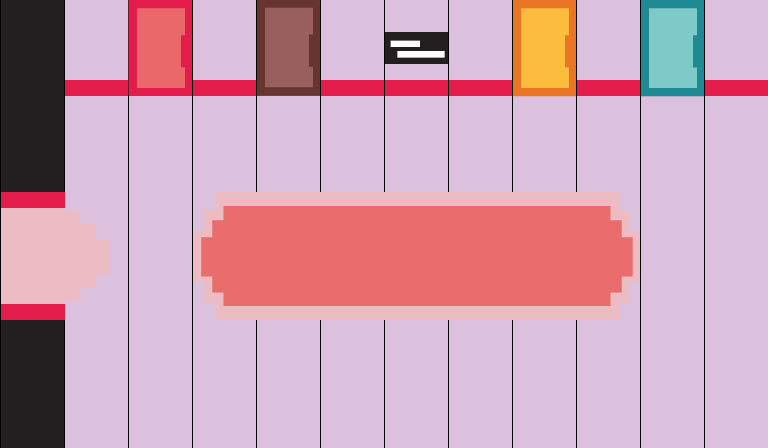

This game map was drawn from its Tiled (.tmx) file and the tilesets committed beside it. A one-line description and the full map source follow:
An orthogonal 12x7 tile map with 64x64 px tiles, 3 tile layers (Tile Layer 2, Tile Layer 3, Tile Layer 1) and 6 objects.

<map version="1.0" tiledversion="1.1.6" orientation="orthogonal" renderorder="right-down" width="12" height="7" tilewidth="64" tileheight="64" infinite="0" nextobjectid="7">
 <tileset firstgid="1" source="sprite_v2.tsx" />
 <layer name="Tile Layer 2" width="12" height="7">
  <data encoding="csv">
0,66,66,66,66,66,66,66,66,66,66,66,
0,71,71,71,71,71,71,71,71,71,71,71,
0,71,71,71,71,71,71,71,71,71,71,71,
68,71,71,71,71,71,71,71,71,71,71,71,
77,71,71,71,71,71,71,71,71,71,71,71,
0,71,71,71,71,71,71,71,71,71,71,71,
0,71,71,71,71,71,71,71,71,71,71,71
</data>
 </layer>
 <layer name="Tile Layer 3" width="12" height="7">
  <data encoding="csv">
0,0,0,0,0,0,0,0,0,0,0,0,
0,75,75,75,75,75,75,75,75,75,75,75,
0,0,0,0,0,0,0,0,0,0,0,0,
0,69,0,92,93,94,95,96,96,97,0,0,
0,78,0,101,102,103,104,105,105,106,0,0,
0,0,0,0,0,0,0,0,0,0,0,0,
0,0,0,0,0,0,0,0,0,0,0,0
</data>
 </layer>
 <layer name="Tile Layer 1" width="12" height="7" locked="1">
  <data encoding="csv">
1,0,19,0,21,0,27,0,23,0,25,0,
1,0,28,0,30,0,0,0,32,0,34,0,
1,0,0,0,0,0,0,0,0,0,0,0,
0,0,0,0,0,0,0,0,0,0,0,0,
0,0,0,0,0,0,0,0,0,0,0,0,
1,0,0,0,0,0,0,0,0,0,0,0,
1,0,0,0,0,0,0,0,0,0,0,0
</data>
 </layer>
 <objectgroup name="Object Layer 1" locked="1">
  <object id="1" x="0" y="0" width="768" height="96" />
  <object id="2" x="758.667" y="1.33333" width="66.6667" height="458.667" />
  <object id="3" x="1.33332" y="46.6668" width="66.6667" height="165.333" />
  <object id="4" x="-57.3334" y="178.667" width="66.6667" height="165.333" />
  <object id="5" x="-1.33335" y="297.333" width="66.6667" height="165.333" />
  <object id="6" x="25.3333" y="438.667" width="768" height="26.6667" />
 </objectgroup>
</map>